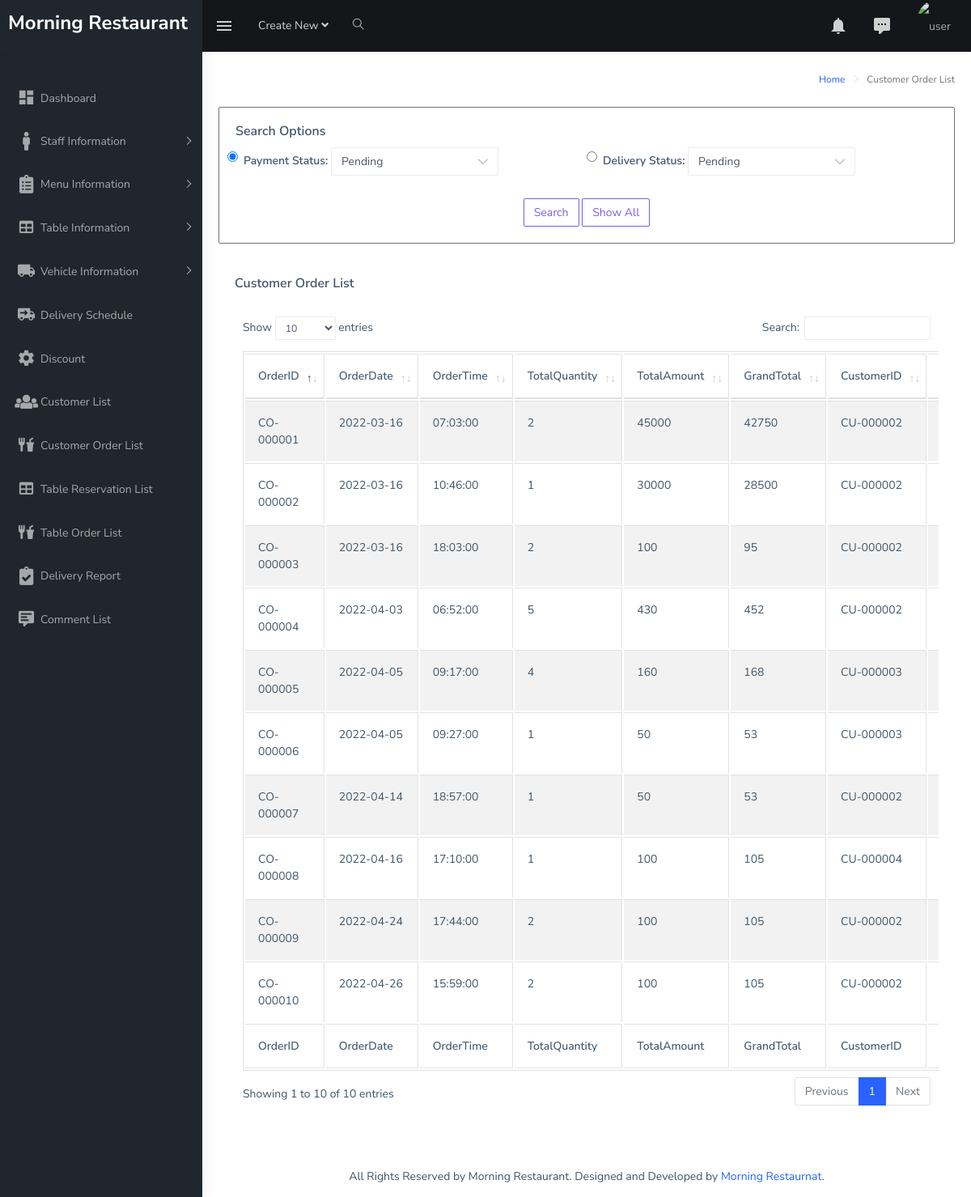
Screenshot of /adminpanel/customerorderlist2.php (signed in) with the database file from the repository.
### tables this page shows
CREATE TABLE `customerorder` (
  `orderid` varchar(20) NOT NULL,
  `orderdate` date NOT NULL,
  `ordertime` time NOT NULL,
  `totalquantity` int(11) NOT NULL,
  `totalamount` int(11) NOT NULL,
  `tax` int(11) NOT NULL,
  `grandtotal` int(11) NOT NULL,
  `estimatereceivetime` time NOT NULL,
  `receivetime` time NOT NULL,
  `fulladdress` text NOT NULL,
  `cancel` varchar(15) NOT NULL,
  `discountid` int(11) NOT NULL,
  `customerid` varchar(20) NOT NULL,
  `paymenttype` varchar(15) DEFAULT NULL,
  `cardnumber` varchar(30) DEFAULT NULL,
  `deliveryscheduleid` varchar(20) DEFAULT NULL,
  `paymentstatus` varchar(15) NOT NULL,
  `deliverystatus` varchar(15) NOT NULL
);

### adminpanel/customerorderlist2.php (the view, shortened to what this page needs)
<?php
include('admin_header.php');
include('../connect.php');
if (isset($_POST['btnsearch'])) {
    $rdosearch=$_POST['rdosearch'];
    if ($rdosearch==1) {
        $cbopstatus=$_POST['cbopstatus'];
        $query="SELECT * FROM customerorder WHERE paymentstatus='$cbopstatus'";
        $result=mysqli_query($connection,$query);
    }
    else if ($rdosearch==2) {
        $cbodstatus=$_POST['cbodstatus'];
        $query="SELECT * FROM customerorder WHERE deliverystatus='$cbodstatus'";
        $result=mysqli_query($connection,$query);
    }
}
else{
    $query="SELECT * FROM customerorder";
    $result=mysqli_query($connection,$query);
}
?>
<html>
<head>
</head>
<body>
    <div class="page-wrapper" style="background-color: white;">
        <div class="page-breadcrumb">
            <div class="row">
                <div class="col-12 d-flex no-block align-items-center">
                    <div class="ml-auto text-right">
                        <nav aria-label="breadcrumb">
                            <ol class="breadcrumb">
                                <li class="breadcrumb-item"><a href="#">Home</a></li>
                                <li class="breadcrumb-item active" aria-current="page">Customer Order List</li>
                            </ol>
                        </nav>
                    </div>
                </div>
            </div>
        </div>
        <div class="container-fluid">
            <div class="row">
                <div class="col-md-12">
                    <form action="customerorderlist2.php" method="post">
                        <div class="card border border-secondary rounded">
                            <div class="card-body">
                                <div class="row">
                                    <div class="col-md-12"><h5 class="card-title">Search Options</h5></div>
                                    <div class="form-check col-md-6">
                                        <input class="form-check-input" type="radio" name="rdosearch" id="flexRadioDefault1" checked="" value="1" required="">
                                        <label class="form-check-label" for="flexRadioDefault1">
                                            Payment Status:
                                        </label>
                                        <select name="cbopstatus" class="custom-select w-50">
                                            <option value="Pending">Pending</option>
                                        </select>
                                    </div>
                                    <br><br>
                                    <div class="form-check col-md-6">
                                        <input class="form-check-input" type="radio" name="rdosearch" id="flexRadioDefault1" value="2" required="">
                                        <label class="form-check-label" for="flexRadioDefault1">
                                            Delivery Status:
                                        </label>
                                        <select name="cbodstatus" class="custom-select w-50">
                                            <option value="Pending">Pending</option>
                                        </select>
                                    </div>
                                    <div class="col-md-12 text-center">
                                        <br>
                                        <input type="submit" class="btn btn-outline-primary" name="btnsearch" value="Search">  <input type="submit" class="btn btn-outline-primary" name="btnall" value="Show All">
                                    </div>
                                </div>
                            </div>
                        </div>
                    </form>
                </div>
                <div class="col-md-12">
                    <div class="card">
                        <div class="card-body">
                            <div class="row">
                                <div class="col-md-12"><h5 class="card-title">Customer Order List</h5></div>
                            </div>
                            <br>
                            <?php
                            $count=mysqli_num_rows($result);
                            if ($count<0) {
                                echo "<p>No Record Found!!</p>";
                            }
                            else{
                                ?>
                                <div class="table-responsive">
                                    <table id="zero_config" class="table table-striped table-bordered">
                                        <thead>
                                            <tr>
                                                <th>OrderID</th>
                                                <th>OrderDate</th>
                                                <th>OrderTime</th>
                                                <th>TotalQuantity</th>
                                                <th>TotalAmount</th>
                                                <th>GrandTotal</th>
                                                <th>CustomerID</th>
                                                <th>Address</th>
                                            </tr>
                                        </thead>
                                        <tbody>
                                            <?php
                                            for ($i=0; $i < $count ; $i++) {
                                                $rows=mysqli_fetch_array($result);
                                                $orderid=$rows['orderid'];
                                                $orderdate=$rows['orderdate'];
                                                $ordertime=$rows['ordertime'];
                                                $totalquantity=$rows['totalquantity'];
                                                $totalamount=$rows['totalamount'];
                                                $grandtotal=$rows['grandtotal'];
                                                $customerid=$rows['customerid'];
                                                $address=$rows['fulladdress'];
                                                echo "<tr>";
                                                echo "<td>".$orderid."</td>";
                                                echo "<td>".$orderdate."</td>";
                                                echo "<td>".$ordertime."</td>";
                                                echo "<td>".$totalquantity."</td>";
                                                echo "<td>".$totalamount."</td>";
                                                echo "<td>".$grandtotal."</td>";
                                                echo "<td>".$customerid."</td>";
                                                echo "<td>".$address."</td>";
                                                echo "</tr>";
                                            }
                                            ?>
                                        </tbody>
                                        <tfoot>
                                            <tr>
                                                <th>OrderID</th>
                                                <th>OrderDate</th>
                                                <th>OrderTime</th>
                                                <th>TotalQuantity</th>
                                                <th>TotalAmount</th>
                                                <th>GrandTotal</th>
                                                <th>CustomerID</th>
                                                <th>Address</th>
                                            </tr>
                                        </tfoot>
                                    </table>
                                </div>
                                <?php
                            }
                            ?>
                        </div>
                    </div>
                </div>
            </div>
        </div>
    </body>
    </html>
    <?php
    include('admin_footer.php');
    ?>

### rows the page displays
customerorder: orderid "CO-000001", orderdate "2022-03-16", ordertime "07:03:00", totalquantity "2", totalamount "45000", grandtotal "42750", customerid "CU-000002"
customerorder: orderid "CO-000002", orderdate "2022-03-16", ordertime "10:46:00", totalquantity "1", totalamount "30000", grandtotal "28500", customerid "CU-000002"
customerorder: orderid "CO-000003", orderdate "2022-03-16", ordertime "18:03:00", totalquantity "2", totalamount "100", grandtotal "95", customerid "CU-000002"
customerorder: orderid "CO-000004", orderdate "2022-04-03", ordertime "06:52:00", totalquantity "5", totalamount "430", grandtotal "452", customerid "CU-000002"
customerorder: orderid "CO-000005", orderdate "2022-04-05", ordertime "09:17:00", totalquantity "4", totalamount "160", grandtotal "168", customerid "CU-000003"
customerorder: orderid "CO-000006", orderdate "2022-04-05", ordertime "09:27:00", totalquantity "1", totalamount "50", grandtotal "53", customerid "CU-000003"
customerorder: orderid "CO-000007", orderdate "2022-04-14", ordertime "18:57:00", totalquantity "1", totalamount "50", grandtotal "53", customerid "CU-000002"
customerorder: orderid "CO-000008", orderdate "2022-04-16", ordertime "17:10:00", totalquantity "1", totalamount "100", grandtotal "105", customerid "CU-000004"
customerorder: orderid "CO-000009", orderdate "2022-04-24", ordertime "17:44:00", totalquantity "2", totalamount "100", grandtotal "105", customerid "CU-000002"
customerorder: orderid "CO-000010", orderdate "2022-04-26", ordertime "15:59:00", totalquantity "2", totalamount "100", grandtotal "105", customerid "CU-000002"
